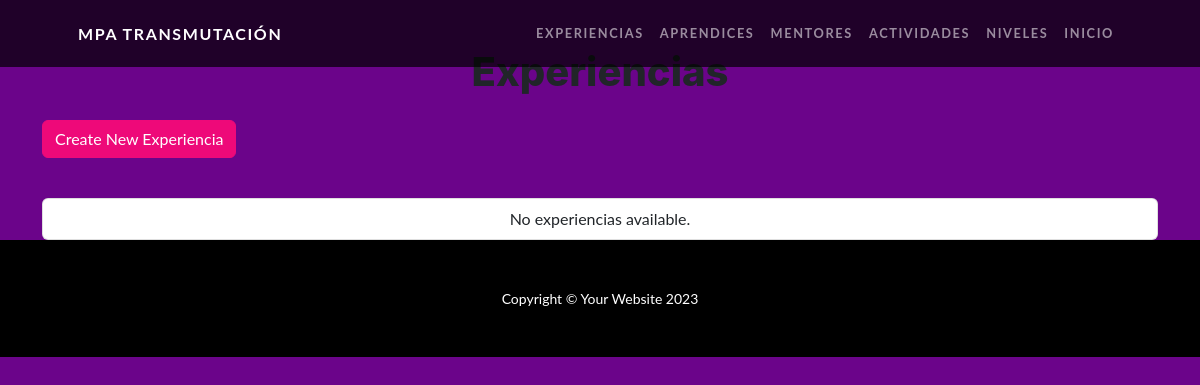
Page /experiencias/ on the earlier database version.
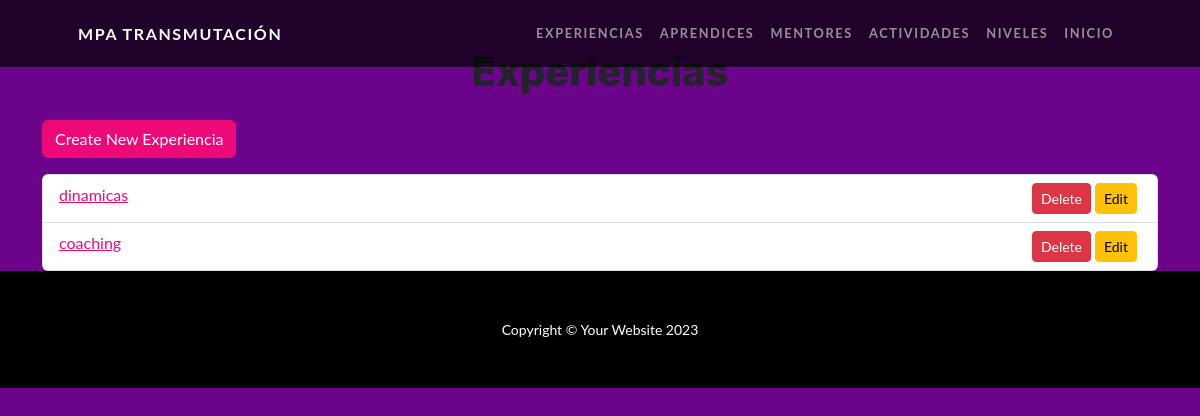
Same page on the later database version.
### myapp1/models.py (models this page shows, shortened)
class Experiencia(models.Model):
    TIPOS_DE_EXPERIENCIA = [
        ('coaching', 'Coaching'),
        ('entrenamientos', 'Entrenamientos'),
        ('dinamicas', 'Dinámicas'),
    ]
    nombre = models.CharField(max_length=40, choices=TIPOS_DE_EXPERIENCIA)
    camada = models.IntegerField()  # Si tiene relevancia para la experiencia

### myapp1/views.py (the view)
# urls.py: path('experiencias/', views.experiencia_list, name='experiencia_list'),
def experiencia_list(request):
    experiencias = Experiencia.objects.all()
    return render(request, 'myapp1/experiencia_list.html', {'experiencias': experiencias})

### myapp1/templates/myapp1/experiencia_list.html (shortened to what this page needs)
{% extends "myapp1/base.html" %}
{% block content %}
<div class="container">
    <h1 class="my-4 text-center mt-5">Experiencias</h1>
    <a class="btn btn-primary mb-3" href="{% url 'experiencia_create' %}">Create New Experiencia</a>
    <ul class="list-group">
        {% for experiencia in experiencias %}
        <li class="list-group-item">
            <a href="{% url 'experiencia_detail' experiencia.pk %}">{{ experiencia.nombre }}</a>
            <a class="btn btn-warning btn-sm float-end mx-1"
                href="{% url 'experiencia_update' experiencia.pk %}">Edit</a>
            <a class="btn btn-danger btn-sm float-end" href="{% url 'experiencia_delete' experiencia.pk %}">Delete</a>
        </li>
        {% empty %}
        <li class="list-group-item text-center mt-4">No experiencias available.</li>
        {% endfor %}
    </ul>
</div>
{% endblock %}

Differences in the rows shown:
added Experiencia: nombre "dinamicas"
added Experiencia: nombre "coaching"
Other differences:
text no longer shown: "No experiencias available."
